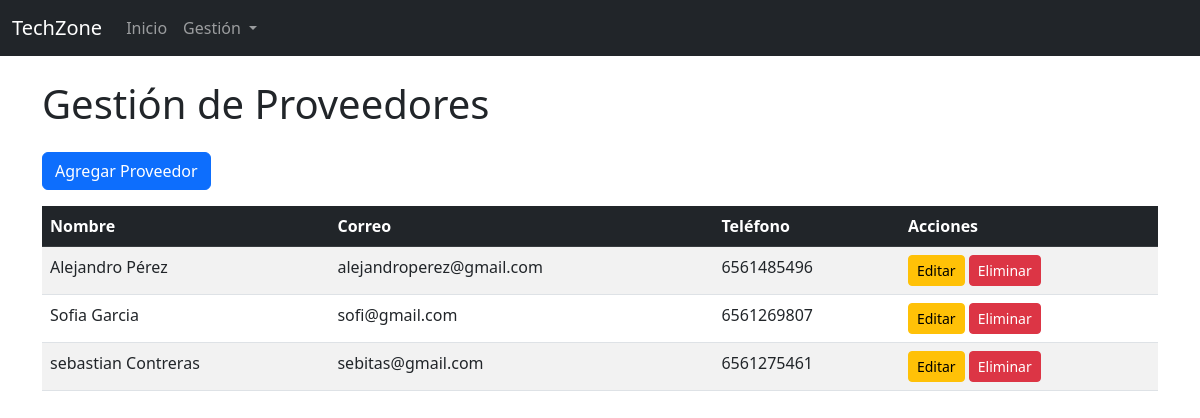
Screenshot of /proveedores/ with the database file from the repository.
### tienda/models.py (models this page shows, shortened)
class Proveedor(models.Model):
    nombre = models.CharField(max_length=255)
    contacto = models.CharField(max_length=255)
    telefono = models.CharField(max_length=20)
    correo = models.EmailField()
    direccion = models.CharField(max_length=255)
    pais = models.CharField(max_length=100)

### tienda/views.py (the view)
# urls.py: path('proveedores/', ProveedorListView.as_view(), name='proveedor-list'),
class ProveedorListView(ListView):
    model = Proveedor
    template_name = 'tienda/proveedor_list.html'

### tienda/templates/tienda/proveedor_list.html (shortened to what this page needs)
{% extends 'tienda/base.html' %}
{% block content %}
    <h1 class="mb-4">Gestión de Proveedores</h1>
    <a href="{% url 'proveedor-create' %}" class="btn btn-primary mb-3">Agregar Proveedor</a>
    <table class="table table-striped table-hover">
        <thead class="table-dark">
            <tr>
                <th>Nombre</th>
                <th>Correo</th>
                <th>Teléfono</th>
                <th>Acciones</th>
            </tr>
        </thead>
        <tbody>
            {% for proveedor in object_list %}
                <tr>
                    <td>{{ proveedor.nombre }}</td>
                    <td>{{ proveedor.correo }}</td>
                    <td>{{ proveedor.telefono }}</td>
                    <td>
                        <a href="{% url 'proveedor-update' proveedor.pk %}" class="btn btn-sm btn-warning">Editar</a>
                        <a href="{% url 'proveedor-delete' proveedor.pk %}" class="btn btn-sm btn-danger">Eliminar</a>
                    </td>
                </tr>
            {% empty %}
                <tr>
                    <td colspan="4" class="text-center">No hay proveedores registrados.</td>
                </tr>
            {% endfor %}
        </tbody>
    </table>
{% endblock %}

### rows the page displays
Proveedor: nombre "Alejandro Pérez", correo "alejandroperez@gmail.com", telefono "6561485496"
Proveedor: nombre "Sofia Garcia", correo "sofi@gmail.com", telefono "6561269807"
Proveedor: nombre "sebastian Contreras", correo "sebitas@gmail.com", telefono "6561275461"
